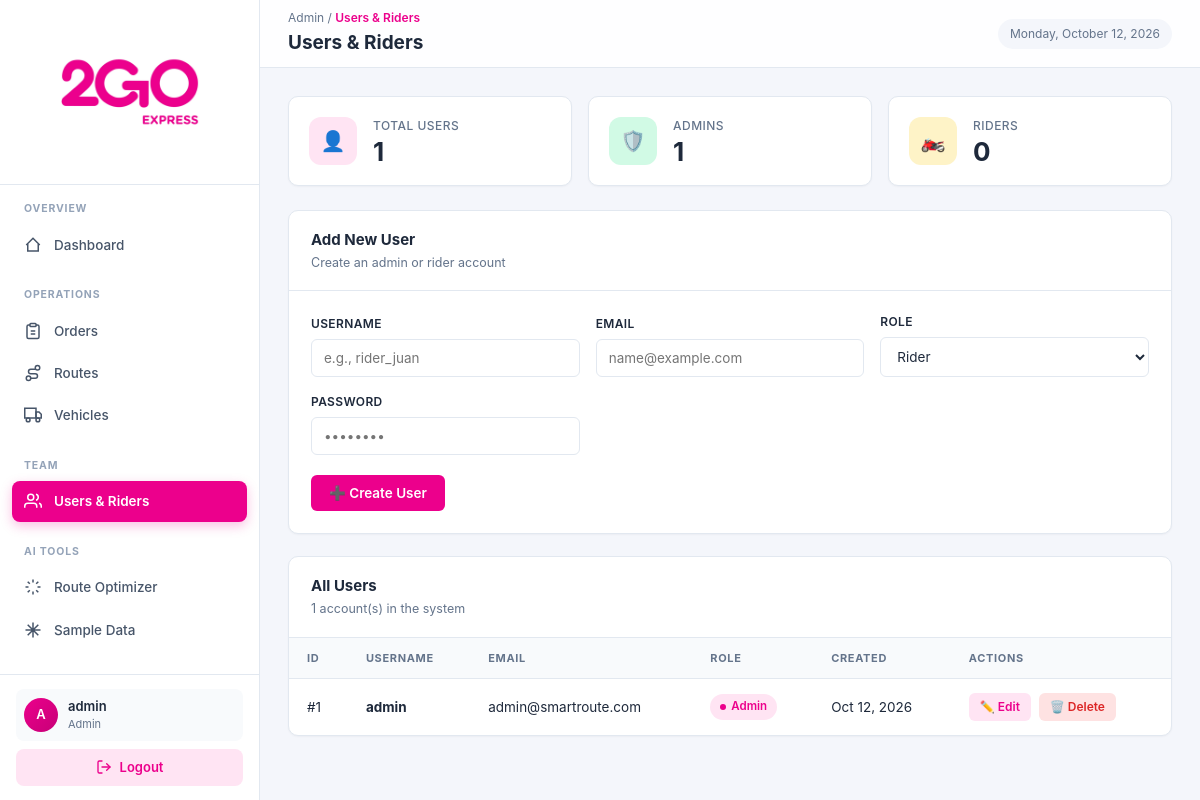
/users.php (signed in), run on the app's committed database.
### tables this page shows
CREATE TABLE users (
    id INT NOT NULL PRIMARY KEY AUTO_INCREMENT,
    username VARCHAR(50) NOT NULL UNIQUE,
    email VARCHAR(100) NOT NULL UNIQUE,
    password VARCHAR(255) NOT NULL,
    role ENUM('admin', 'rider') NOT NULL DEFAULT 'rider',
    created_at TIMESTAMP DEFAULT CURRENT_TIMESTAMP
);

### includes/db.php (called while the page is built, shortened)
<?php
class Database {
    private static $instance = null;
    private $connection;
    private function __construct() {
        $config = require __DIR__ . '/../config/database.php';
        $dsn = "mysql:host={$config['host']};dbname={$config['name']};charset=utf8mb4";
        $options = [
            PDO::ATTR_ERRMODE => PDO::ERRMODE_EXCEPTION,
            PDO::ATTR_DEFAULT_FETCH_MODE => PDO::FETCH_ASSOC,
            PDO::ATTR_EMULATE_PREPARES => false,
        ];
        try {
            $this->connection = new PDO($dsn, $config['user'], $config['pass'], $options);
        } catch (PDOException $e) {
            die("Database connection failed: " . $e->getMessage());
        }
    }
    public static function getInstance() {
        if (self::$instance === null) {
            self::$instance = new self();
        }
        return self::$instance;
    }
    public function queryAll($sql, $params = []) {
        $stmt = $this->connection->prepare($sql);
        $stmt->execute($params);
        return $stmt->fetchAll();
    }
}

### config/database.php (called while the page is built)
<?php
return [
    'host' => 'localhost',
    'name' => 'smart_route_ai',
    'user' => 'root',
    'pass' => '',
];

### users.php (the view, shortened to what this page needs)
<?php
$db = Database::getInstance();
$edit = null;
$users = $db->queryAll("SELECT id, username, email, role, created_at FROM users ORDER BY role, username");
$totalAdmins = 0; $totalRiders = 0;
foreach ($users as $u) {
    if ($u['role'] === 'admin') $totalAdmins++;
}
$pageTitle = 'Users & Riders';
require_once 'includes/header.php';
?>
<div class="stats-grid">
    <div class="stat-card">
        <div class="stat-icon indigo">👤</div>
        <div class="stat-details">
            <p>Total Users</p>
            <h2><?= count($users) ?></h2>
        </div>
    </div>
    <div class="stat-card">
        <div class="stat-icon green">🛡️</div>
        <div class="stat-details">
            <p>Admins</p>
            <h2><?= $totalAdmins ?></h2>
        </div>
    </div>
    <div class="stat-card">
        <div class="stat-icon yellow">🏍️</div>
        <div class="stat-details">
            <p>Riders</p>
            <h2><?= $totalRiders ?></h2>
        </div>
    </div>
</div>
<div class="panel">
    <div class="panel-header">
        <div>
            <h3><?= $edit ? 'Edit User' : 'Add New User' ?></h3>
            <p><?= $edit ? 'Leave password blank to keep the current one' : 'Create an admin or rider account' ?></p>
        </div>
    </div>
    <div class="panel-body">
        <form method="POST" class="form-grid">
            <div class="form-field">
                <label>Username</label>
                <input type="text" name="username" required placeholder="e.g., rider_juan"
                       value="<?= htmlspecialchars($edit['username'] ?? '') ?>">
            </div>
            <div class="form-field">
                <label>Email</label>
                <input type="email" name="email" required placeholder="name@example.com"
                       value="<?= htmlspecialchars($edit['email'] ?? '') ?>">
            </div>
            <div class="form-field">
                <label>Role</label>
                <select name="role" required>
                    <option value="rider" <?= ($edit['role'] ?? '') === 'rider' ? 'selected' : '' ?>>Rider</option>
                </select>
            </div>
            <div class="form-field">
                <label>Password <?= $edit ? '(leave blank to keep)' : '' ?></label>
                <input type="password" name="password" placeholder="••••••••"
                       <?= $edit ? '' : 'required' ?>>
            </div>
            <div class="form-actions">
                <button type="submit" class="btn"><?= $edit ? '💾 Update User' : '➕ Create User' ?></button>
            </div>
        </form>
    </div>
</div>
<div class="panel">
    <div class="panel-header">
        <div>
            <h3>All Users</h3>
            <p><?= count($users) ?> account(s) in the system</p>
        </div>
    </div>
    <div class="table-wrap">
        <table>
            <thead>
                <tr><th>ID</th><th>Username</th><th>Email</th><th>Role</th><th>Created</th><th>Actions</th></tr>
            </thead>
            <tbody>
                <?php foreach ($users as $u): ?>
                    <tr>
                        <td>#<?= $u['id'] ?></td>
                        <td><strong><?= htmlspecialchars($u['username']) ?></strong></td>
                        <td><?= htmlspecialchars($u['email']) ?></td>
                        <td>
                            <span class="badge <?= $u['role'] === 'admin' ? 'in_use' : 'available' ?>">
                                <?= $u['role'] ?>
                            </span>
                        </td>
                        <td><?= date('M j, Y', strtotime($u['created_at'])) ?></td>
                        <td>
                            <a href="?edit=<?= $u['id'] ?>" class="btn-sm">✏️ Edit</a>
                            <a href="?delete=<?= $u['id'] ?>" class="btn-sm danger"
                               onclick="return confirm('Delete this user?')">🗑️ Delete</a>
                        </td>
                    </tr>
                <?php endforeach; ?>
            </tbody>
        </table>
    </div>
</div>
<?php require_once 'includes/footer.php'; ?>

### includes/header.php (shortened to what this page needs)
<?php
$current = basename($_SERVER['PHP_SELF'], '.php');
$pageTitle = $pageTitle ?? 'Dashboard';
?>
<!DOCTYPE html>
<html lang="en">
<head>
    <link rel="stylesheet" href="/smart-route/assets/css/style.css?v=<?= time() ?>">
</head>
<body>
<div class="admin-layout">
    <aside class="sidebar" id="sidebar">
        <div class="sidebar-brand">
    		<img src="assets/img/2go-logo.png" alt="2GO Express" class="brand-logo">
	</div>
        <nav class="sidebar-nav">
            <div class="nav-section">
                <div class="nav-label">Overview</div>
                <a href="dashboard.php" class="<?= $current === 'dashboard' ? 'active' : '' ?>">
                    <svg class="nav-icon" viewBox="0 0 24 24"><path d="M3 12l9-9 9 9M5 10v10h14V10"/></svg>
                    <span>Dashboard</span>
                </a>
            </div>
            <div class="nav-section">
                <div class="nav-label">Operations</div>
                <a href="orders.php" class="<?= $current === 'orders' ? 'active' : '' ?>">
                    <svg class="nav-icon" viewBox="0 0 24 24"><path d="M16 4h2a2 2 0 0 1 2 2v14a2 2 0 0 1-2 2H6a2 2 0 0 1-2-2V6a2 2 0 0 1 2-2h2"/><rect x="8" y="2" width="8" height="4" rx="1"/><path d="M9 12h6M9 16h6"/></svg>
                    <span>Orders</span>
                </a>
                <a href="routes.php" class="<?= $current === 'routes' ? 'active' : '' ?>">
                    <svg class="nav-icon" viewBox="0 0 24 24"><circle cx="6" cy="19" r="3"/><circle cx="18" cy="5" r="3"/><path d="M9 19h6a3 3 0 0 0 0-6H9a3 3 0 0 1 0-6h6"/></svg>
                    <span>Routes</span>
                </a>
                <a href="vehicles.php" class="<?= $current === 'vehicles' ? 'active' : '' ?>">
                    <svg class="nav-icon" viewBox="0 0 24 24"><path d="M1 3h15v13H1z"/><path d="M16 8h4l3 3v5h-7V8z"/><circle cx="5.5" cy="18.5" r="2.5"/><circle cx="18.5" cy="18.5" r="2.5"/></svg>
                    <span>Vehicles</span>
                </a>
            </div>
            <div class="nav-section">
                <div class="nav-label">Team</div>
                <a href="users.php" class="<?= $current === 'users' ? 'active' : '' ?>">
                    <svg class="nav-icon" viewBox="0 0 24 24"><path d="M17 21v-2a4 4 0 0 0-4-4H5a4 4 0 0 0-4 4v2"/><circle cx="9" cy="7" r="4"/><path d="M23 21v-2a4 4 0 0 0-3-3.87M16 3.13a4 4 0 0 1 0 7.75"/></svg>
                    <span>Users & Riders</span>
                </a>
            </div>
	<div class="nav-section">
    		<div class="nav-label">AI Tools</div>
   		 <a href="optimize.php" class="<?= $current === 'optimize' ? 'active' : '' ?>">
        		<svg class="nav-icon" viewBox="0 0 24 24"><path d="M12 2v4M12 18v4M4.93 4.93l2.83 2.83M16.24 16.24l2.83 2.83M2 12h4M18 12h4M4.93 19.07l2.83-2.83M16.24 7.76l2.83-2.83"/></svg>
        		<span>Route Optimizer</span>
    		</a>
		<a href="seed.php" class="<?= $current === 'seed' ? 'active' : '' ?>">
    			<svg class="nav-icon" viewBox="0 0 24 24"><path d="M12 2v20M2 12h20M4.93 4.93l14.14 14.14M19.07 4.93L4.93 19.07"/></svg>
    		<span>Sample Data</span>
		</a>
	</div>
            <div class="nav-section">
                <div class="nav-label">Geography</div>
            </div>
        </nav>
        <div class="sidebar-footer">
            <div class="user-chip">
                <div class="user-avatar"><?= strtoupper(substr($_SESSION['username'], 0, 1)) ?></div>
                <div class="user-info">
                    <div class="name"><?= htmlspecialchars($_SESSION['username']) ?></div>
                    <div class="role"><?= htmlspecialchars($_SESSION['role']) ?></div>
                </div>
            </div>
            <a href="logout.php" class="logout-btn">
                <svg width="16" height="16" viewBox="0 0 24 24" fill="none" stroke="currentColor" stroke-width="2" stroke-linecap="round" stroke-linejoin="round"><path d="M9 21H5a2 2 0 0 1-2-2V5a2 2 0 0 1 2-2h4"/><polyline points="16 17 21 12 16 7"/><line x1="21" y1="12" x2="9" y2="12"/></svg>
                <span>Logout</span>
            </a>
        </div>
    </aside>
    <div class="admin-main">
        <header class="topbar">
            <div class="topbar-left">
                <div>
                    <div class="breadcrumb">Admin / <span><?= htmlspecialchars($pageTitle) ?></span></div>
                    <h1><?= htmlspecialchars($pageTitle) ?></h1>
                </div>
            </div>
            <div class="topbar-right">
                <div class="topbar-date"><?= date('l, F j, Y') ?></div>
            </div>
        </header>
        <main class="content">

### includes/footer.php
        </main>
    </div>
</div>
</body>
</html>

### data on the page
users: id "1", username "admin", email "admin@smartroute.com", role "Admin", created_at "Oct 12, 2026"

### other printed values
substr($_SESSION['username'], 0, 1) "A"
$_SESSION['username'] "admin"
$_SESSION['role'] "Admin"
$pageTitle "Users & Riders"
count($users) "1"
$totalAdmins "1"
$totalRiders "0"
